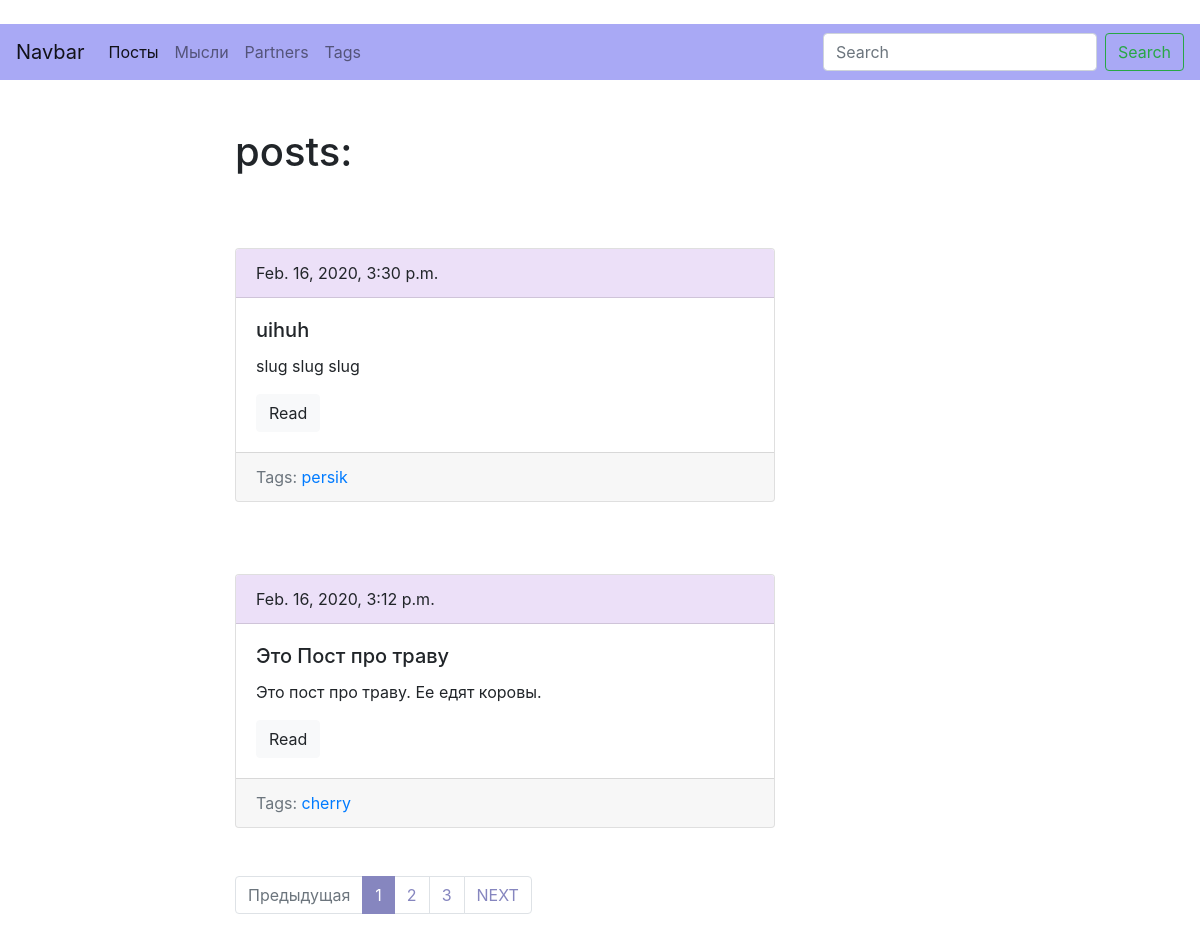
Screenshot of /blog/ with the database file from the repository.
### blog/models.py (models this page shows, shortened)
class Post (models.Model):
    title=models.CharField (max_length=150, db_index=True)
    slug=models.SlugField(max_length=150, blank=True, unique=True)
    body=models.TextField (blank=True, db_index=True)
    tags=models.ManyToManyField('Tag', blank=True, related_name='posts')
    date_pub=models.DateTimeField(auto_now_add=True)
    def get_absolute_url(self):
        return reverse('post_detail_url', kwargs={'slug':self.slug})
    class Meta:
        ordering=['-date_pub']

class Tag (models.Model):
    title=models.CharField (max_length=50)
    slug=models.SlugField(max_length=150, unique=True)
    def get_absolute_url(self):
        return reverse('tag_detail_url', kwargs={'slug':self.slug})
    class Meta:
        ordering=['title']

### blog/views.py (the view)
def post_list(request):
  search_query=request.GET.get('search','')
  if search_query:
      posts=Post.objects.filter(Q(title__icontains=search_query)|Q(body__icontains=search_query))
  else:
          posts = Post.objects.all()
  paginator=Paginator(posts,2)
  page_number=request.GET.get('page',1)
  page=paginator.get_page(page_number)
  is_paginated=page.has_other_pages()
  if page.has_previous():
      prev_url='?page={}'.format(page.previous_page_number())
  else:
      prev_url=''
  if page.has_next():
      next_url='?page={}'.format(page.next_page_number())
  else:
      next_url=''
  context={
      'page_object':page,
      'is_paginated':is_paginated,
      'next_url':next_url,
      'prev_url':prev_url
      }
  return render(request, 'blog/index.html', context=context)

### blog/templates/blog/index.html (shortened to what this page needs)
﻿{% extends 'blog/base_blog.html' %}
{% block content %}
<h1 class="mb-5">posts:</h1>
{% for post in page_object.object_list %}
    {% include 'blog/includes/post_card_template.html' %}
    {% endfor  %}
 {% endblock %}

### blog/templates/blog/includes/post_card_template.html
﻿<div class="card mb-5">
    <div class="card-header" style="background-color: #ECE0F8;">
        {{post.date_pub}}
    </div>
    <div class="card-body">
        <h5 class="card-title">{{post.title}}</h5>
        <p class="card-text">{{post.body|truncatewords:15}}</p>
        <a href="{{ post.get_absolute_url }}" class="btn btn-light">Read</a>
    </div>
    <div class="card-footer text-muted">
        Tags:
        {% for tag in post.tags.all %}
        <a href="{{tag.get_absolute_url}}"> {{tag.title}}</a>
        {% endfor %}
    </div>
</div>

### rows the page displays
Post: date_pub "Feb. 16, 2020, 3:30 p.m.", title "uihuh", body "slug slug slug"
Tag: title "persik"
Post: date_pub "Feb. 16, 2020, 3:12 p.m.", title "Это Пост про траву", body "Это пост про траву. Ее едят коровы."
Tag: title "cherry"

### other values shown
{{ n }} "1"
{{ n }} "2" "3"
